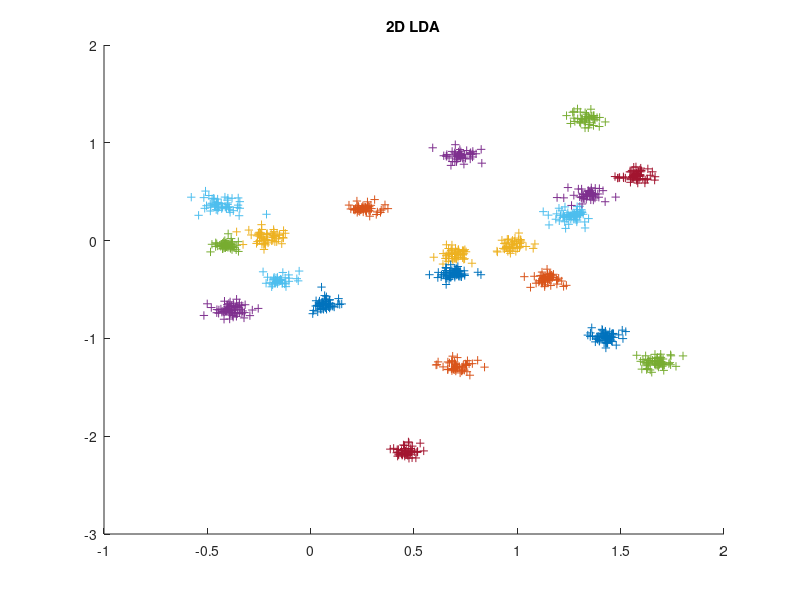

This chart was generated by the following MATLAB code: (Note: this script raises an error after producing the figure.)
%init
close all;clear;clc;

%load 
load face.mat;
%500 sample
idx=randperm(2387,1100);
S=TrData(:,idx);
SL=TrLabel(idx);
MS=mean(S,2);
C=tabulate(SL); %class

% mu=zeros(1024,length(C));
Sw=zeros(1024,1024);
Sb=zeros(1024,1024);
for i=1:length(C)
    idx=find(SL==C(i,1));
    x=S(:,idx);
%     mu(:,i)=mean(x,2);
    Si=(x-mean(x,2))*(x-mean(x,2))'./C(i,2);
    
    Sw=Sw+0.01*C(i,3).*Si;
    Sb=Sb+0.01*C(i,3)*(mean(x,2)-MS)*(mean(x,2)-MS)';
end
W=Sw\Sb;
[U,~,~]=svd(W);
%reduce to 2D & 3D
LDA_2D=S'*U(:,1:2);
LDA_3D=S'*U(:,1:3);
%visualize 2D & 3D
figure(1)
for i=1:length(C)
    if C(i,1)==0 %highlight myself face 
        p=find(SL==0);
        scatter(LDA_2D(p,1),LDA_2D(p,2),400,'d','r');
        hold on; 
    else
        title('2D LDA');
        p=find(SL==C(i,1));
        scatter(LDA_2D(p,1),LDA_2D(p,2),'+');
        hold on;
    end 
end
figure(2)
for i=1:length(C)
    if C(i,1)==0
        p=find(SL==0);
        scatter3(LDA_3D(p,1),LDA_3D(p,2),LDA_3D(p,3),400,'d','r');
        hold on; 
    else
        title('3D LDA');
        p=find(SL==C(i,1));
        scatter3(LDA_3D(p,1),LDA_3D(p,2),LDA_3D(p,3),'+');
        hold on;
    end 
end
%visualize 3 eigenfaces
figure(3)
subplot(1,3,1);    
imshow(reshape(U(:,1),32,32),[]),title('face 1');
subplot(1,3,2);
imshow(reshape(U(:,2),32,32),[]),title('face 2');
subplot(1,3,3);
imshow(reshape(U(:,3),32,32),[]),title('face 3');

%500 sample over
% whole images
% test classification
PIE=TeData(:,1:1020);
OWN=TeData(:,1021:1023);

M_ALL=mean(TrData,2);
C_ALL=tabulate(TrLabel); %class

Sw_ALL=zeros(1024,1024);
Sb_ALL=zeros(1024,1024);
for i=1:length(C_ALL)
    idx=find(TrLabel==C_ALL(i,1));
    x=TrData(:,idx);
    Si_ALL=(x-mean(x,2))*(x-mean(x,2))'./C_ALL(i,2);
    
    Sw_ALL=Sw_ALL+0.01*C_ALL(i,3).*Si_ALL;
    Sb_ALL=Sb_ALL+0.01*C_ALL(i,3)*(mean(x,2)-M_ALL)*(mean(x,2)-M_ALL)';
end
W_ALL=Sw_ALL\Sb_ALL;
[U_ALL,~,~]=svd(W_ALL);
d=[2,3,9];
for i=1:3
    K=d(i);
    TRAIN_img=TrData'*U_ALL(:,1:K);
    PIE_img=PIE'*U_ALL(:,1:K);
    OWN_img=OWN'*U_ALL(:,1:K);   
    %knn
    PIE_idx=knnsearch(TRAIN_img,PIE_img);
    OWN_idx=knnsearch(TRAIN_img,OWN_img);
    PIE_acc=sum(TrLabel(PIE_idx)==TeLabel(1:1020))/1020;
    OWN_acc=sum(TrLabel(OWN_idx)==TeLabel(1021:1023))/3;
    display(['K =',num2str(K),', accuracy of PIE = ',...
        num2str(PIE_acc),', accuracy of OWN = ',num2str(OWN_acc)]);
end